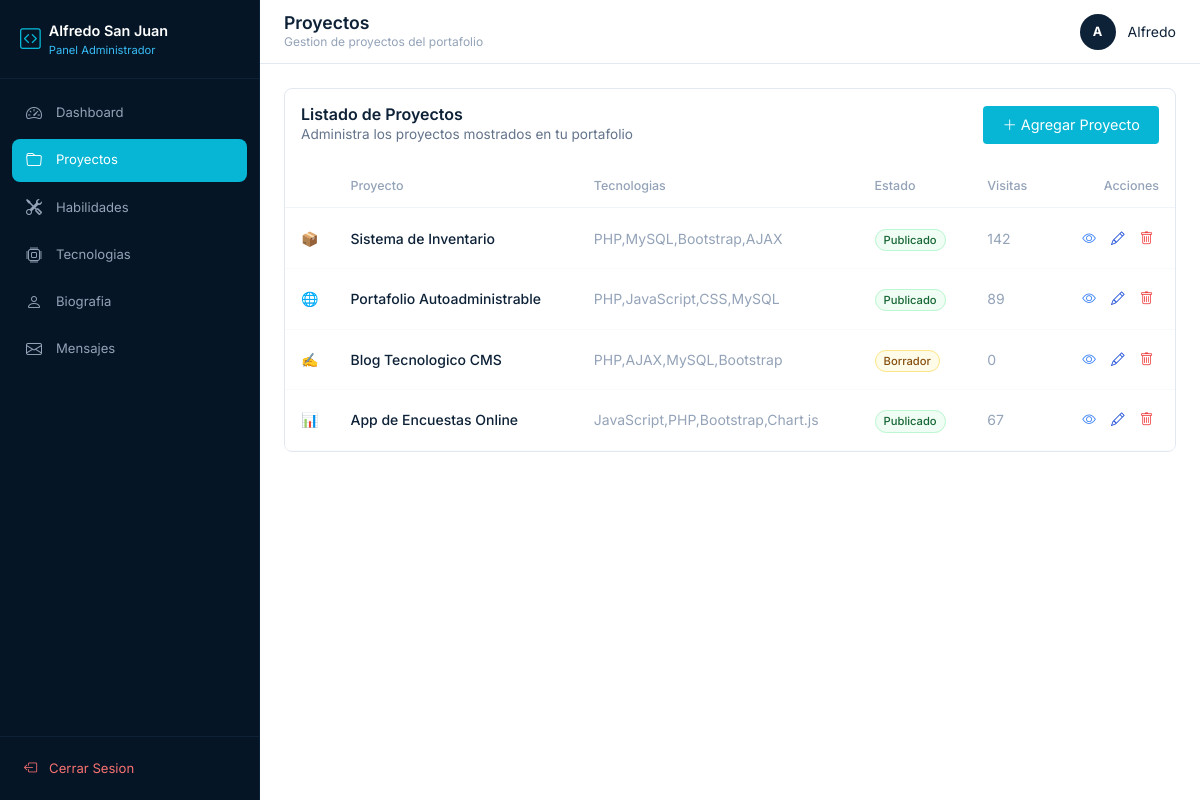
Page /admin/proyectos.php (signed in) on the committed database.
### tables this page shows
CREATE TABLE IF NOT EXISTS proyectos (
    id INT PRIMARY KEY AUTO_INCREMENT,
    titulo VARCHAR(200) NOT NULL,
    descripcion TEXT,
    tecnologias VARCHAR(255),
    emoji VARCHAR(10),
    url_demo VARCHAR(255),
    url_github VARCHAR(255),
    url_preview VARCHAR(255),
    gradiente VARCHAR(50),
    estado ENUM('published', 'draft', 'archived') DEFAULT 'draft',
    visitas INT DEFAULT 0,
    destacado BOOLEAN DEFAULT FALSE,
    orden INT DEFAULT 0,
    created_at TIMESTAMP DEFAULT CURRENT_TIMESTAMP,
    updated_at TIMESTAMP DEFAULT CURRENT_TIMESTAMP ON UPDATE CURRENT_TIMESTAMP
);

### handlers/projects.php (called while the page is built, shortened)
<?php
class ProjectsHandler {
    private $conn;
    public function __construct($conn) {
        $this->conn = $conn;
    }
    public function getAll($estado = null) {
        $query = "SELECT * FROM proyectos";
        if ($estado) {
            $query .= " WHERE estado = ?";
            $stmt = $this->conn->prepare($query);
            $stmt->bind_param('s', $estado);
            $stmt->execute();
        } else {
            $query .= " ORDER BY orden ASC, created_at DESC";
            $stmt = $this->conn->prepare($query);
            $stmt->execute();
        }
        return $stmt->get_result()->fetch_all(MYSQLI_ASSOC);
    }
}
?>

### admin/proyectos.php (the view, shortened to what this page needs)
<?php
include '../handlers/projects.php';
$projectsHandler = new ProjectsHandler($mysqli);
$projects = $projectsHandler->getAll();
include '../includes/admin-header.php';
include '../includes/admin-sidebar.php';
?>
<main class="admin-main">
    <header class="admin-topbar">
        <div>
            <h1 class="admin-topbar-title">Proyectos</h1>
            <p class="admin-topbar-subtitle">Gestion de proyectos del portafolio</p>
        </div>
        <div class="admin-topbar-user">
            <div class="admin-user-avatar"><?php echo substr($_SESSION['admin_nombre'], 0, 1); ?></div>
            <span class="admin-user-name d-none d-sm-inline"><?php echo htmlspecialchars($_SESSION['admin_nombre']); ?></span>
        </div>
    </header>
    <div class="admin-content">
        <div class="admin-table-wrapper mb-4">
            <div class="admin-section-header px-3 pt-3">
                <div>
                    <h3 class="admin-section-title">Listado de Proyectos</h3>
                    <p class="admin-section-desc">Administra los proyectos mostrados en tu portafolio</p>
                </div>
                <button class="btn btn-sm btn-cyan" data-bs-toggle="collapse" data-bs-target="#formAddProject">
                    <i class="bi bi-plus-lg me-1"></i>Agregar Proyecto
                </button>
            </div>
            <div class="table-responsive">
                <table class="table admin-table">
                    <thead>
                        <tr>
                            <th style="width: 40px;"></th>
                            <th>Proyecto</th>
                            <th>Tecnologias</th>
                            <th>Estado</th>
                            <th>Visitas</th>
                            <th class="text-end">Acciones</th>
                        </tr>
                    </thead>
                    <tbody>
                        <?php if (!empty($projects)): foreach ($projects as $project):
                            $status_class = ($project['estado'] === 'published') ? 'badge-published' : 'badge-draft';
                            $status_label = ($project['estado'] === 'published') ? 'Publicado' : 'Borrador';
                        ?>
                        <tr>
                            <td class="cell-muted"><?php echo htmlspecialchars($project['emoji']); ?></td>
                            <td class="cell-title"><?php echo htmlspecialchars($project['titulo']); ?></td>
                            <td class="cell-muted"><?php echo htmlspecialchars($project['tecnologias']); ?></td>
                            <td>
                                <span class="badge-status <?php echo $status_class; ?>"><?php echo $status_label; ?></span>
                            </td>
                            <td class="cell-muted"><?php echo $project['visitas']; ?></td>
                            <td class="text-end">
                                <div class="d-flex gap-1 justify-content-end">
                                    <button class="btn-action btn-action-view" title="Ver" onclick="window.open('<?php echo htmlspecialchars($project['url_demo']); ?>', '_blank')"><i class="bi bi-eye"></i></button>
                                    <button class="btn-action btn-action-edit" title="Editar" onclick="window.location.href='proyectos.php?edit=<?php echo $project['id']; ?>'"><i class="bi bi-pencil"></i></button>
                                    <button class="btn-action btn-action-delete btn-confirm-delete" title="Eliminar" onclick="if(confirm('¿Eliminar este proyecto?')) window.location.href='proyectos.php?delete=<?php echo $project['id']; ?>'"><i class="bi bi-trash"></i></button>
                                </div>
                            </td>
                        </tr>
                        <?php endforeach; else: ?>
                        <tr>
                            <td colspan="6" class="text-center py-3 text-muted">No hay proyectos. <a href="#" onclick="document.getElementById('formAddProject').classList.add('show')">Crear uno nuevo</a></td>
                        </tr>
                        <?php endif; ?>
                    </tbody>
                </table>
            </div>
        </div>
    </div>
</main>
<?php include '../includes/admin-footer.php'; ?>

### assets/css/style.css (style rules this page uses)
*, *::before, *::after { box-sizing: border-box; }
html { scroll-behavior: smooth; scroll-padding-top: 80px; }
body { font-family: 'Inter', -apple-system, BlinkMacSystemFont, 'Segoe UI', Roboto, sans-serif; -webkit-font-smoothing: antialiased; -moz-osx-font-smoothing: grayscale; color: #374151; background-color: #ffffff; }
.btn-cyan { background-color: #06b6d4; color: #fff; font-size: 0.9rem; padding: 0.5rem 1.2rem; border: none; }
.admin-main { flex: 1; margin-left: 260px; display: flex; flex-direction: column; min-height: 100vh; }
.admin-topbar { background-color: #fff; border-bottom: 1px solid #e2e8f0; padding: 0.75rem 1.5rem; display: flex; align-items: center; gap: 1rem; position: sticky; top: 0; z-index: 1020; }
.admin-topbar-title { color: #0d2137; font-size: 1.1rem; font-weight: 600; margin: 0; }
.admin-topbar-subtitle { color: #94a3b8; font-size: 0.75rem; margin: 0; }
.admin-topbar-user { margin-left: auto; display: flex; align-items: center; gap: 0.75rem; }
.admin-user-avatar { width: 36px; height: 36px; background-color: #0d2137; border-radius: 50%; display: flex; align-items: center; justify-content: center; color: #fff; font-size: 0.8rem; font-weight: 700; }
.admin-user-name { color: #0d2137; font-size: 0.875rem; }
.admin-content { flex: 1; padding: 1.5rem; overflow-y: auto; }
.admin-table-wrapper { background-color: #fff; border: 1px solid #e2e8f0; border-radius: 0.5rem; overflow: hidden; }
.admin-table { width: 100%; font-size: 0.875rem; margin-bottom: 0; }
.admin-table thead th { color: #94a3b8; font-weight: 500; font-size: 0.78rem; padding: 0.75rem 1rem; border-bottom: 1px solid #f1f5f9; background-color: #fff; }
.admin-table tbody td { padding: 0.875rem 1rem; color: #374151; border-bottom: 1px solid #f8fafc; vertical-align: middle; }
.admin-table .cell-title { color: #0d2137; font-weight: 500; }
.admin-table .cell-muted { color: #94a3b8; }
.badge-status { font-size: 0.7rem; border: 1px solid; border-radius: 9999px; padding: 0.2rem 0.5rem; font-weight: 500; }
.badge-published { background-color: #f0fdf4; color: #166534; border-color: #bbf7d0; }
.badge-draft { background-color: #fefce8; color: #854d0e; border-color: #fde68a; }
.btn-action { padding: 0.35rem; border-radius: 0.375rem; border: none; background: none; cursor: pointer; transition: background-color 0.15s; font-size: 0.85rem; }
.btn-action-view { color: #3b82f6; }
.btn-action-edit { color: #1d4ed8; }
.btn-action-delete { color: #ef4444; }
.admin-section-header { display: flex; align-items: center; justify-content: space-between; margin-bottom: 1.25rem; flex-wrap: wrap; gap: 0.75rem; }
.admin-section-title { color: #0d2137; font-size: 1rem; font-weight: 600; margin: 0; }
.admin-section-desc { color: #64748b; font-size: 0.85rem; margin: 0; }

### rows in the picture
proyectos: emoji "📦", titulo "Sistema de Inventario", tecnologias "PHP,MySQL,Bootstrap,AJAX", estado "Publicado", visitas "142"
proyectos: emoji "🌐", titulo "Portafolio Autoadministrable", tecnologias "PHP,JavaScript,CSS,MySQL", estado "Publicado", visitas "89"
proyectos: emoji "✍️", titulo "Blog Tecnologico CMS", tecnologias "PHP,AJAX,MySQL,Bootstrap", estado "Borrador", visitas "0"
proyectos: emoji "📊", titulo "App de Encuestas Online", tecnologias "JavaScript,PHP,Bootstrap,Chart.js", estado "Publicado", visitas "67"

### other values in the picture
$item['label'] "Dashboard"
$item['label'] "Proyectos"
$item['label'] "Habilidades"
$item['label'] "Tecnologias"
$item['label'] "Biografia"
$item['label'] "Mensajes"
substr($_SESSION['admin_nombre'], 0, 1) "A"
$_SESSION['admin_nombre'] "Alfredo"
